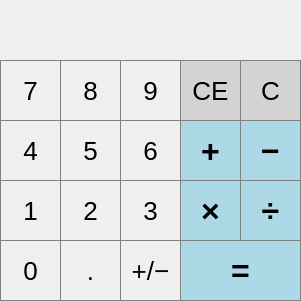
<?xml version="1.0" encoding="UTF-8"?>
<ui version="4.0">
 <class>Calculator</class>
 <widget class="QMainWindow" name="Calculator">
  <property name="geometry">
   <rect>
    <x>0</x>
    <y>0</y>
    <width>301</width>
    <height>301</height>
   </rect>
  </property>
  <property name="windowTitle">
   <string>Calculator</string>
  </property>
  <widget class="QWidget" name="centralwidget">
   <widget class="QLabel" name="label">
    <property name="geometry">
     <rect>
      <x>0</x>
      <y>0</y>
      <width>301</width>
      <height>61</height>
     </rect>
    </property>
    <property name="styleSheet">
     <string notr="true">QLabel {
  border: 1px solid gray;
  font: 26px;
}

background-color : white;</string>
    </property>
    <property name="text">
     <string/>
    </property>
   </widget>
   <widget class="QPushButton" name="pushButton_one">
    <property name="geometry">
     <rect>
      <x>0</x>
      <y>180</y>
      <width>61</width>
      <height>61</height>
     </rect>
    </property>
    <property name="styleSheet">
     <string notr="true">QPushButton {
  border: 1px solid gray;
  font: 26px;
}
QPushButton:pressed {
    background-color: #ababab;
}</string>
    </property>
    <property name="text">
     <string>1</string>
    </property>
   </widget>
   <widget class="QPushButton" name="pushButton_two">
    <property name="geometry">
     <rect>
      <x>60</x>
      <y>180</y>
      <width>61</width>
      <height>61</height>
     </rect>
    </property>
    <property name="styleSheet">
     <string notr="true">QPushButton {
  border: 1px solid gray;
  font: 26px;
}
QPushButton:pressed {
    background-color: #ababab;
}</string>
    </property>
    <property name="text">
     <string>2</string>
    </property>
   </widget>
   <widget class="QPushButton" name="pushButton_three">
    <property name="geometry">
     <rect>
      <x>120</x>
      <y>180</y>
      <width>61</width>
      <height>61</height>
     </rect>
    </property>
    <property name="styleSheet">
     <string notr="true">QPushButton {
  border: 1px solid gray;
  font: 26px;
}
QPushButton:pressed {
    background-color: #ababab;
}</string>
    </property>
    <property name="text">
     <string>3</string>
    </property>
   </widget>
   <widget class="QPushButton" name="pushButton_clearlast">
    <property name="geometry">
     <rect>
      <x>180</x>
      <y>60</y>
      <width>61</width>
      <height>61</height>
     </rect>
    </property>
    <property name="styleSheet">
     <string notr="true">QPushButton {
  background-color:  lightgrey;
  border: 1px solid gray;
  font: 26px;
}
QPushButton:pressed {
    background-color: #7d7d7d;
}</string>
    </property>
    <property name="text">
     <string>CE</string>
    </property>
   </widget>
   <widget class="QPushButton" name="pushButton_clear">
    <property name="geometry">
     <rect>
      <x>240</x>
      <y>60</y>
      <width>61</width>
      <height>61</height>
     </rect>
    </property>
    <property name="styleSheet">
     <string notr="true">QPushButton {
  background-color:  lightgrey;
  border: 1px solid gray;
  font: 26px;
}
QPushButton:pressed {
    background-color: #7d7d7d;
}</string>
    </property>
    <property name="text">
     <string>C</string>
    </property>
   </widget>
   <widget class="QPushButton" name="pushButton_minus">
    <property name="geometry">
     <rect>
      <x>240</x>
      <y>120</y>
      <width>61</width>
      <height>61</height>
     </rect>
    </property>
    <property name="styleSheet">
     <string notr="true">QPushButton {
  background-color: lightblue;
  border: 1px solid gray;
  font: bold 32px;
}
QPushButton:pressed {
    background-color: #3faac4;
}</string>
    </property>
    <property name="text">
     <string>−</string>
    </property>
   </widget>
   <widget class="QPushButton" name="pushButton_four">
    <property name="geometry">
     <rect>
      <x>0</x>
      <y>120</y>
      <width>61</width>
      <height>61</height>
     </rect>
    </property>
    <property name="styleSheet">
     <string notr="true">QPushButton {
  border: 1px solid gray;
  font: 26px;
}
QPushButton:pressed {
    background-color: #ababab;
}</string>
    </property>
    <property name="text">
     <string>4</string>
    </property>
   </widget>
   <widget class="QPushButton" name="pushButton_plus">
    <property name="geometry">
     <rect>
      <x>180</x>
      <y>120</y>
      <width>61</width>
      <height>61</height>
     </rect>
    </property>
    <property name="styleSheet">
     <string notr="true">QPushButton {
  background-color: lightblue;
  border: 1px solid gray;
  font: bold 32px;
}
QPushButton:pressed {
    background-color: #3faac4;
}</string>
    </property>
    <property name="text">
     <string>+</string>
    </property>
   </widget>
   <widget class="QPushButton" name="pushButton_five">
    <property name="geometry">
     <rect>
      <x>60</x>
      <y>120</y>
      <width>61</width>
      <height>61</height>
     </rect>
    </property>
    <property name="styleSheet">
     <string notr="true">QPushButton {
  border: 1px solid gray;
  font: 26px;
}
QPushButton:pressed {
    background-color: #ababab;
}</string>
    </property>
    <property name="text">
     <string>5</string>
    </property>
   </widget>
   <widget class="QPushButton" name="pushButton_six">
    <property name="geometry">
     <rect>
      <x>120</x>
      <y>120</y>
      <width>61</width>
      <height>61</height>
     </rect>
    </property>
    <property name="styleSheet">
     <string notr="true">QPushButton {
  border: 1px solid gray;
  font: 26px;
}
QPushButton:pressed {
    background-color: #ababab;
}</string>
    </property>
    <property name="text">
     <string>6</string>
    </property>
   </widget>
   <widget class="QPushButton" name="pushButton_divide">
    <property name="geometry">
     <rect>
      <x>240</x>
      <y>180</y>
      <width>61</width>
      <height>61</height>
     </rect>
    </property>
    <property name="styleSheet">
     <string notr="true">QPushButton {
  background-color: lightblue;
  border: 1px solid gray;
  font: bold 32px;
}
QPushButton:pressed {
    background-color: #3faac4;
}</string>
    </property>
    <property name="text">
     <string>÷</string>
    </property>
   </widget>
   <widget class="QPushButton" name="pushButton_seven">
    <property name="geometry">
     <rect>
      <x>0</x>
      <y>60</y>
      <width>61</width>
      <height>61</height>
     </rect>
    </property>
    <property name="styleSheet">
     <string notr="true">QPushButton {
  border: 1px solid gray;
  font: 26px;
}
QPushButton:pressed {
    background-color: #ababab;
}</string>
    </property>
    <property name="text">
     <string>7</string>
    </property>
   </widget>
   <widget class="QPushButton" name="pushButton_multiply">
    <property name="geometry">
     <rect>
      <x>180</x>
      <y>180</y>
      <width>61</width>
      <height>61</height>
     </rect>
    </property>
    <property name="styleSheet">
     <string notr="true">QPushButton {
  background-color: lightblue;
  border: 1px solid gray;
  font: bold 32px;
}
QPushButton:pressed {
    background-color: #3faac4;
}</string>
    </property>
    <property name="text">
     <string>×</string>
    </property>
   </widget>
   <widget class="QPushButton" name="pushButton_eight">
    <property name="geometry">
     <rect>
      <x>60</x>
      <y>60</y>
      <width>61</width>
      <height>61</height>
     </rect>
    </property>
    <property name="styleSheet">
     <string notr="true">QPushButton {
  border: 1px solid gray;
  font: 26px;
}
QPushButton:pressed {
    background-color: #ababab;
}</string>
    </property>
    <property name="text">
     <string>8</string>
    </property>
   </widget>
   <widget class="QPushButton" name="pushButton_nine">
    <property name="geometry">
     <rect>
      <x>120</x>
      <y>60</y>
      <width>61</width>
      <height>61</height>
     </rect>
    </property>
    <property name="styleSheet">
     <string notr="true">QPushButton {
  border: 1px solid gray;
  font: 26px;
}
QPushButton:pressed {
    background-color: #ababab;
}</string>
    </property>
    <property name="text">
     <string>9</string>
    </property>
   </widget>
   <widget class="QPushButton" name="pushButton_seperator">
    <property name="geometry">
     <rect>
      <x>60</x>
      <y>240</y>
      <width>61</width>
      <height>61</height>
     </rect>
    </property>
    <property name="styleSheet">
     <string notr="true">QPushButton {
  border: 1px solid gray;
  font: 26px;
}
QPushButton:pressed {
    background-color: #ababab;
}</string>
    </property>
    <property name="text">
     <string>.</string>
    </property>
   </widget>
   <widget class="QPushButton" name="pushButton_zero">
    <property name="geometry">
     <rect>
      <x>0</x>
      <y>240</y>
      <width>61</width>
      <height>61</height>
     </rect>
    </property>
    <property name="styleSheet">
     <string notr="true">QPushButton {
  border: 1px solid gray;
  font: 26px;
}
QPushButton:pressed {
    background-color: #ababab;
}</string>
    </property>
    <property name="text">
     <string>0</string>
    </property>
   </widget>
   <widget class="QPushButton" name="pushButton_equals">
    <property name="geometry">
     <rect>
      <x>180</x>
      <y>240</y>
      <width>121</width>
      <height>61</height>
     </rect>
    </property>
    <property name="styleSheet">
     <string notr="true">QPushButton {
  background-color: lightblue;
  border: 1px solid gray;
  font: bold 32px;
}
QPushButton:pressed {
    background-color: #3faac4;
}</string>
    </property>
    <property name="text">
     <string>=</string>
    </property>
   </widget>
   <widget class="QPushButton" name="pushButton_plus_minus">
    <property name="geometry">
     <rect>
      <x>120</x>
      <y>240</y>
      <width>61</width>
      <height>61</height>
     </rect>
    </property>
    <property name="styleSheet">
     <string notr="true">QPushButton {
  border: 1px solid gray;
  font: 26px;
}
QPushButton:pressed {
    background-color: #ababab;
}</string>
    </property>
    <property name="text">
     <string>+/−</string>
    </property>
   </widget>
  </widget>
 </widget>
 <resources/>
 <connections/>
</ui>
